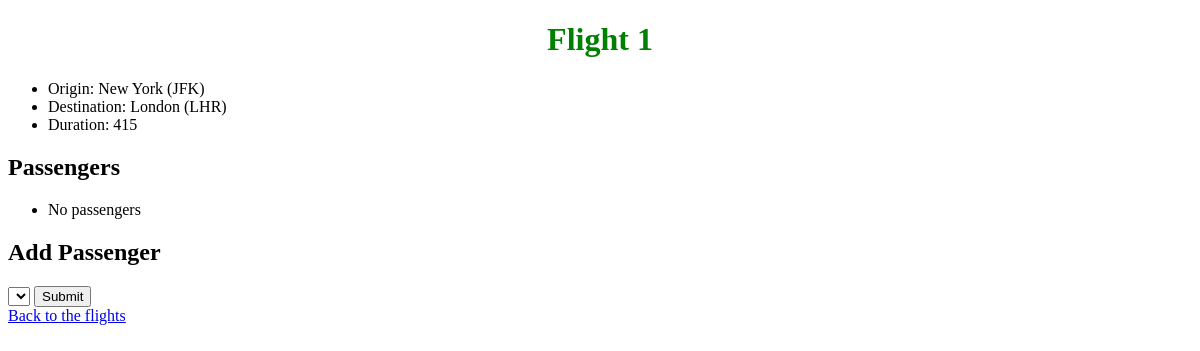
/blog/1, run on an earlier commit of the app's database.
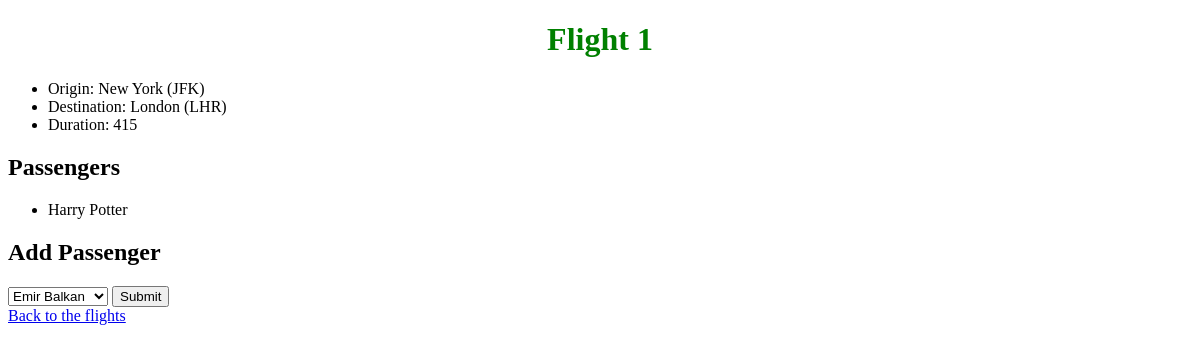
And on a later commit of the database.
### blog/models.py (models this page shows, shortened)
class Flight(models.Model):
    origin = models.ForeignKey(Airport, on_delete=models.CASCADE, related_name="departures")
    destination = models.ForeignKey(Airport, on_delete=models.CASCADE, related_name="arrivals")
    duration = models.IntegerField()

class Airport(models.Model):
    code = models.CharField(max_length=3)
    city = models.CharField(max_length=64)
    def __str__(self):
        return f"{self.city} ({self.code}) "

class Passenger(models.Model):
    first = models.CharField(max_length=64)
    last = models.CharField(max_length=64)
    flights = models.ManyToManyField(Flight, blank=True, related_name="passengers")
    def __str__(self):
        return f"{self.first} {self.last}"

### blog/views.py (the view)
# urls.py: path("<int:flight_id>", views.flight, name="flight"),
def flight(request, flight_id):
    flight = Flight.objects.get(id=flight_id)
    return render(request, "blog/flight.html", {
        "flight": flight,
        "passengers": flight.passengers.all(),
        "non_passengers": Passenger.objects.exclude(flights=flight).all()
        })

### blog/templates/blog/flight.html (shortened to what this page needs)
{% extends "blog/layout.html" %}
{% block content %}
<h1>Flight {{ flight.id }} </h1>
<ul>
    <li>Origin: {{ flight.origin }}</li>
    <li>Destination: {{ flight.destination }} </li>
    <li>Duration: {{ flight.duration }} </li>
</ul>
<h2>Passengers</h2>
<ul>
    {% for passenger in passengers %}
        <li>{{ passenger }} </li>
        {% empty %}
        <li>No passengers</li>
    {% endfor %}
</ul>
<h2>Add Passenger</h2>
<form action="{% url 'blog:book' flight.id %}" method="post">
    <select name="passenger" >
        {% for passenger in non_passengers %}
            <option value="{{ passenger.id }} ">{{ passenger }}</option>
        {% endfor %}
    </select>
    <input type="submit">
</form>
<a href="{% url 'blog:flights' %} ">Back to the flights</a>
{% endblock content %}

### blog/templates/blog/layout.html (shortened to what this page needs)
{% load static %}
<!DOCTYPE html>
<html>
    <head>
        <link rel="stylesheet" href="{% static 'blog/styles.css' %}">
    </head>
    {% block content %}
    {% endblock content %}
</html>

### blog/static/blog/styles.css (style rules this page uses)
h1 { color:green; text-align: center; }

What changed in the data, as far as the page shows it:
added Passenger: first+last "Harry Potter"
Also different on the page:
form field passenger: (not shown) → "Emir Balkan"
text no longer shown: "No passengers"
